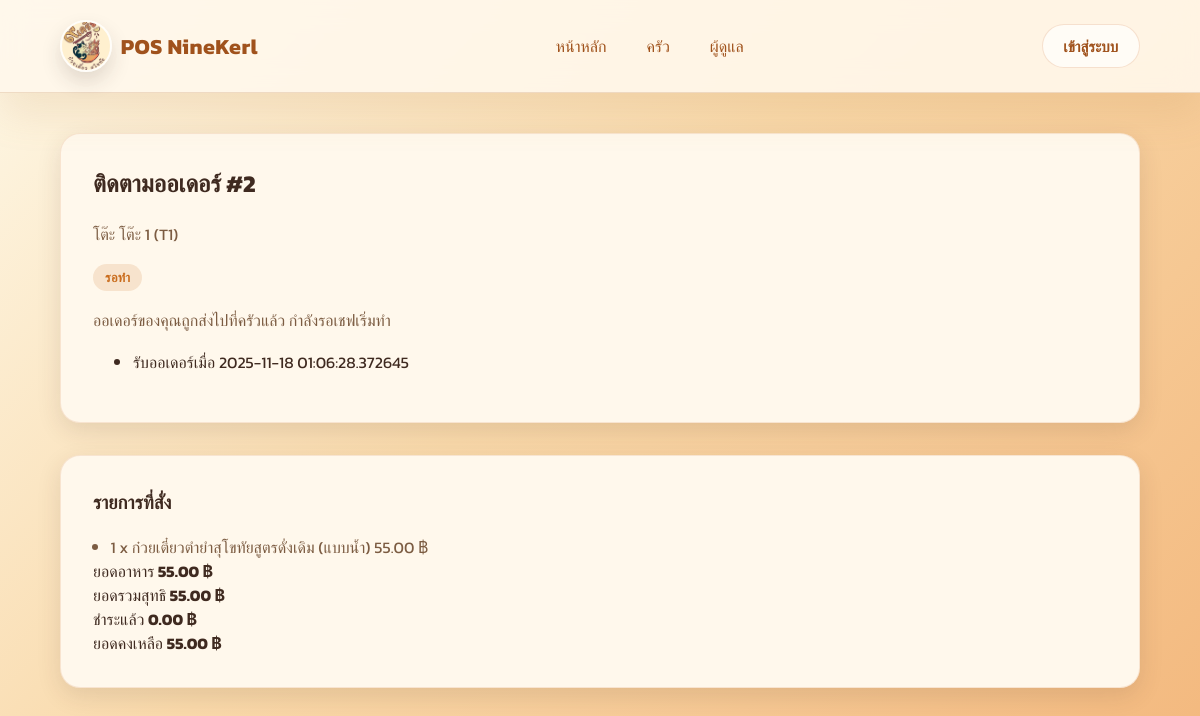
Page /order/2 on the committed database.
### pos_app/models.py (models this page shows, shortened)
class DiningTable(Base):
    __tablename__ = "dining_tables"
    id: Mapped[int] = mapped_column(primary_key=True)
    name: Mapped[str] = mapped_column(String(50), nullable=False)
    code: Mapped[str] = mapped_column(String(20), nullable=False, unique=True)
    orders: Mapped[List["Order"]] = relationship(
        "Order", back_populates="table", cascade="all, delete-orphan"
    )

class MenuItem(Base):
    __tablename__ = "menu_items"
    __table_args__ = (UniqueConstraint("name", "category_id"),)
    id: Mapped[int] = mapped_column(primary_key=True)
    name: Mapped[str] = mapped_column(String(150), nullable=False)
    description: Mapped[str | None] = mapped_column(Text, nullable=True)
    price: Mapped[float] = mapped_column(Numeric(10, 2), nullable=False)
    is_available: Mapped[bool] = mapped_column(default=True, nullable=False)
    position: Mapped[int] = mapped_column(Integer, default=0, nullable=False)
    image_path: Mapped[str | None] = mapped_column(String(255), nullable=True)
    allow_special: Mapped[bool] = mapped_column(Boolean, default=False, nullable=False)
    special_price_delta: Mapped[float] = mapped_column(Numeric(10, 2), default=0, nullable=False)
    category_id: Mapped[int] = mapped_column(
        ForeignKey("menu_categories.id"), nullable=False
    )
    category: Mapped["MenuCategory"] = relationship("MenuCategory", back_populates="items")
    order_items: Mapped[List["OrderItem"]] = relationship("OrderItem", back_populates="menu_item")
    ingredients: Mapped[List["MenuItemIngredient"]] = relationship(
        "MenuItemIngredient",
        back_populates="menu_item",
        cascade="all, delete-orphan",
        order_by="MenuItemIngredient.id",
    )
    option_groups: Mapped[List["MenuOptionGroup"]] = relationship(
        "MenuOptionGroup",
        back_populates="menu_item",
        cascade="all, delete-orphan",
        order_by="MenuOptionGroup.position",
    )

### pos_app/views.py (the view)
@main_blueprint.route("/order/<int:order_id>")
def order_status_page(order_id: int):
    order = db_session.get(Order, order_id)
    if not order:
        abort(404, description="Order not found")
    return render_template("order_status.html", order=_order_to_dict(order))

### pos_app/models.py (called while the page is built)
    @property
    def subtotal(self) -> float:
        return float(sum((item.subtotal for item in self.items), 0.0))

    @property
    def discount(self) -> float:
        return float(self.discount_amount or 0)

    @property
    def service(self) -> float:
        return float(self.service_charge or 0)

    @property
    def tax_percentage(self) -> float:
        return float(self.tax_rate or 0)

    @property
    def tax_amount(self) -> float:
        taxable = max(self.subtotal - self.discount + self.service, 0.0)
        return round(taxable * (self.tax_percentage / 100), 2)

    @property
    def total(self) -> float:
        return self.grand_total

    @property
    def grand_total(self) -> float:
        return round(self.subtotal - self.discount + self.service + self.tax_amount, 2)

    @property
    def amount_paid(self) -> float:
        return float(sum((float(payment.amount) for payment in self.payments), 0.0))

    @property
    def balance_due(self) -> float:
        return round(self.grand_total - self.amount_paid, 2)

    @property
    def subtotal(self) -> float:
        price = self.unit_price if self.unit_price is not None else self.menu_item.price
        return float(price) * self.quantity

### templates/order_status.html (shortened to what this page needs)
{% extends "base.html" %}
{% block content %}
<section class="panel">
  <h2>ติดตามออเดอร์ #{{ order.id }}</h2>
  <p>โต๊ะ {{ order.table }} ({{ order.table_code }})</p>
  <div class="tracking-box">
    <span class="status-label status-{{ order.status }}">{{ order.status_label }}</span>
    <p>{{ order.status_hint }}</p>
    <ul class="tracking-history">
      <li>รับออเดอร์เมื่อ {{ order.created_at.replace("T", " ") }}</li>
    </ul>
  </div>
</section>
<section class="panel">
  <h3>รายการที่สั่ง</h3>
  <ul class="order-items">
    {% for item in order["items"] %}
    <li>
      <span>{{ item.quantity }} x {{ item.name }}</span>
      <span>{{ "%.2f"|format(item.subtotal) }} ฿</span>
    </li>
    {% endfor %}
  </ul>
  <div class="order-summary">
    <div>
      <span>ยอดอาหาร</span>
      <strong>{{ "%.2f"|format(order.subtotal) }} ฿</strong>
    </div>
    <div class="total-line">
      <span>ยอดรวมสุทธิ</span>
      <strong>{{ "%.2f"|format(order.grand_total) }} ฿</strong>
    </div>
    <div>
      <span>ชำระแล้ว</span>
      <strong>{{ "%.2f"|format(order.amount_paid) }} ฿</strong>
    </div>
    <div>
      <span>ยอดคงเหลือ</span>
      <strong>
        {% if order.balance_due > 0 %}
        {{ "%.2f"|format(order.balance_due) }} ฿
        {% else %}
        <span class="badge badge-success">ชำระครบ</span>
        {% endif %}
      </strong>
    </div>
  </div>
</section>
{% endblock %}

### static/css/main.css (style rules this page uses)
:root { --font-family: "Kanit", -apple-system, BlinkMacSystemFont, "Segoe UI", sans-serif; --color-bg: #fdf3dd; --color-surface: #fff8ec; --color-primary: #d38234; --color-primary-dark: #a0521c; --color-accent: #f2c061; --color-success: #3e7466; --color-warning: #c96b1b; --color-danger: #bf4432; --color-muted: #7c5c42; --color-text: #3f2a20; --shadow-sm: 0 8px 24px rgba(63, 42, 32, 0.12); --shadow-md: 0 20px 45px rgba(63, 42, 32, 0.18); --radius-lg: 20px; --radius-md: 14px; --radius-pill: 999px; }
*, *::before, *::after { box-sizing: border-box; }
body { margin: 0; font-family: var(--font-family); background: linear-gradient(135deg, #fef8e7 0%, #f9d9aa 45%, #f3b77c 100%); color: var(--color-text); min-height: 100vh; }
.panel { background: var(--color-surface); border-radius: var(--radius-lg); padding: 2rem; margin-bottom: 2rem; box-shadow: var(--shadow-sm); border: 1px solid rgba(208, 115, 47, 0.15); }
.panel h2, .panel h3, .panel h4 { margin-top: 0; color: var(--color-text); }
.panel p { color: var(--color-muted); line-height: 1.7; }
.order-items { margin: 0; padding-left: 1.1rem; color: var(--color-muted); display: flex; flex-direction: column; gap: 0.35rem; }
.status-label { display: inline-flex; align-items: center; justify-content: center; gap: 0.35rem; padding: 0.25rem 0.75rem; border-radius: var(--radius-pill); font-size: 0.8rem; font-weight: 600; text-transform: uppercase; letter-spacing: 0.02em; }
.status-pending { background: rgba(201, 107, 27, 0.15); color: var(--color-warning); }

### rows in the picture
DiningTable: table "โต๊ะ 1", table_code "T1"
MenuItem: name "ก๋วยเตี๋ยวตำยำสุโขทัยสูตรดั่งเดิม (แบบน้ำ)"

### other values in the picture
{{ order.id }} "2"
{{ order.status_label }} "รอทำ"
{{ order.status_hint }} "ออเดอร์ของคุณถูกส่งไปที่ครัวแล้ว กำลังรอเชฟเริ่มทำ"
{{ order.created_at.replace("T", " ") }} "2025-11-18 01:06:28.372645"
{{ item.quantity }} "1"
{{ "%.2f"|format(item.subtotal) }} "55.00"
{{ "%.2f"|format(order.subtotal) }} "55.00"
{{ "%.2f"|format(order.grand_total) }} "55.00"
{{ "%.2f"|format(order.amount_paid) }} "0.00"
{{ "%.2f"|format(order.balance_due) }} "55.00"
